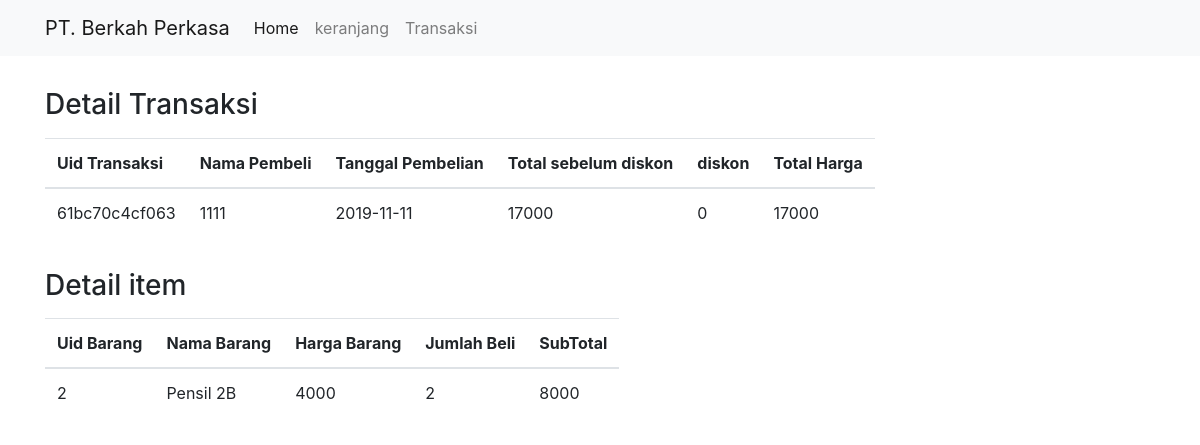
The page /detail.php?id=61bc70c4cf063 on the database its author committed.
### tables this page shows
CREATE TABLE `transaksi` (
  `uidtransaksi` varchar(20) NOT NULL,
  `namapembeli` varchar(50) NOT NULL,
  `tanggalpembelian` date NOT NULL,
  `totalsebelumdiskon` int(11) NOT NULL,
  `totalharga` int(11) NOT NULL,
  `diskon` int(11) NOT NULL
);

CREATE TABLE `detail` (
  `uiddetail` int(11) NOT NULL,
  `uidtransaksi` varchar(20) NOT NULL,
  `uidbarang` int(11) NOT NULL,
  `namabarang` varchar(50) NOT NULL,
  `hargabarang` int(11) NOT NULL,
  `jumlahbeli` int(11) NOT NULL
);

### detail.php (the view, shortened to what this page needs)
<?php include 'template.php';
    $id = $_GET['id'];
?>
    <div class="container">
        <h3 class="mt-4 pt-2">Detail Transaksi</h3>
        <table class="mt-3 table table-responsive">
            <thead class="thead-inverse">
                <tr>
                    <th>Uid Transaksi</th>
                    <th>Nama Pembeli</th>
                    <th>Tanggal Pembelian</th>
                    <th>Total sebelum diskon</th>
                    <th>diskon</th>
                    <th>Total Harga</th>
                </tr>
                </thead>
                <tbody>
                        <?php
                        $data = mysqli_query($koneksi,"SELECT * FROM `transaksi` WHERE `uidtransaksi` = '$id'");
                        $d = mysqli_fetch_array($data)
                    ?>
                        <tr>
                            <td><?php echo $d['uidtransaksi'] ?></td>
                            <td><?php echo $d['namapembeli'] ?></td>
                            <td><?php echo $d['tanggalpembelian'] ?></td>
                            <td><?php echo $d['totalsebelumdiskon'] ?></td>
                            <td><?php echo $d['diskon'] ?></td>
                            <td><?php echo $d['totalharga'] ?></td>
                        </tr>
                </tbody>
        </table>
        <h3 class="mt-4 pt-2">Detail item</h3>
        <table class="mt-3 table table-responsive">
            <thead class="thead-inverse">
                <tr>
                    <th>Uid Barang</th>
                    <th>Nama Barang</th>
                    <th>Harga Barang</th>
                    <th>Jumlah Beli</th>
                    <th>SubTotal</th>
                </tr>
                </thead>
                <tbody>
                     <?php
                        $data = mysqli_query($koneksi,"SELECT * FROM `detail` WHERE `uidtransaksi` = '$id'");
                        while ($d = mysqli_fetch_array($data)) {
                    ?>
                        <tr>
                            <td><?php echo $d['uidbarang'] ?></td>
                            <td><?php echo $d['namabarang'] ?></td>
                            <td><?php echo $d['hargabarang'] ?></td>
                            <td><?php echo $d['jumlahbeli'] ?></td>
                            <?php
                                $harga=$d['hargabarang'];
                                $jumlah=$d['jumlahbeli'];
                                $subtotal=$harga*$jumlah;
                            ?>
                            <td><?php echo $subtotal ?></td>
                        </tr>
                    <?php } ?>
                </tbody>
        </table>
    </div>

### rows shown on the page
transaksi: uidtransaksi "61bc70c4cf063", namapembeli "1111", tanggalpembelian "2019-11-11", totalsebelumdiskon "17000", diskon "0", totalharga "17000"
detail: uidbarang "2", namabarang "Pensil 2B", hargabarang "4000", jumlahbeli "2", subtotal "8000"
